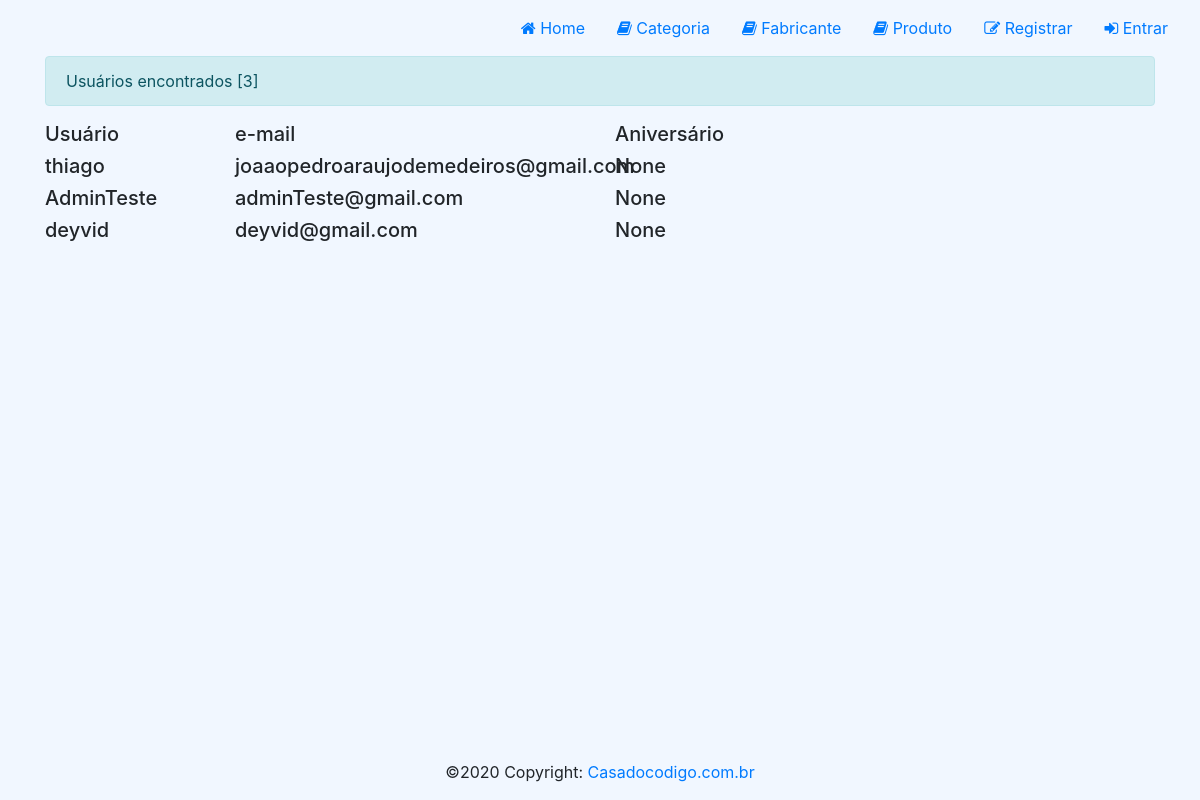
The page /usuario/ on the database as committed earlier.
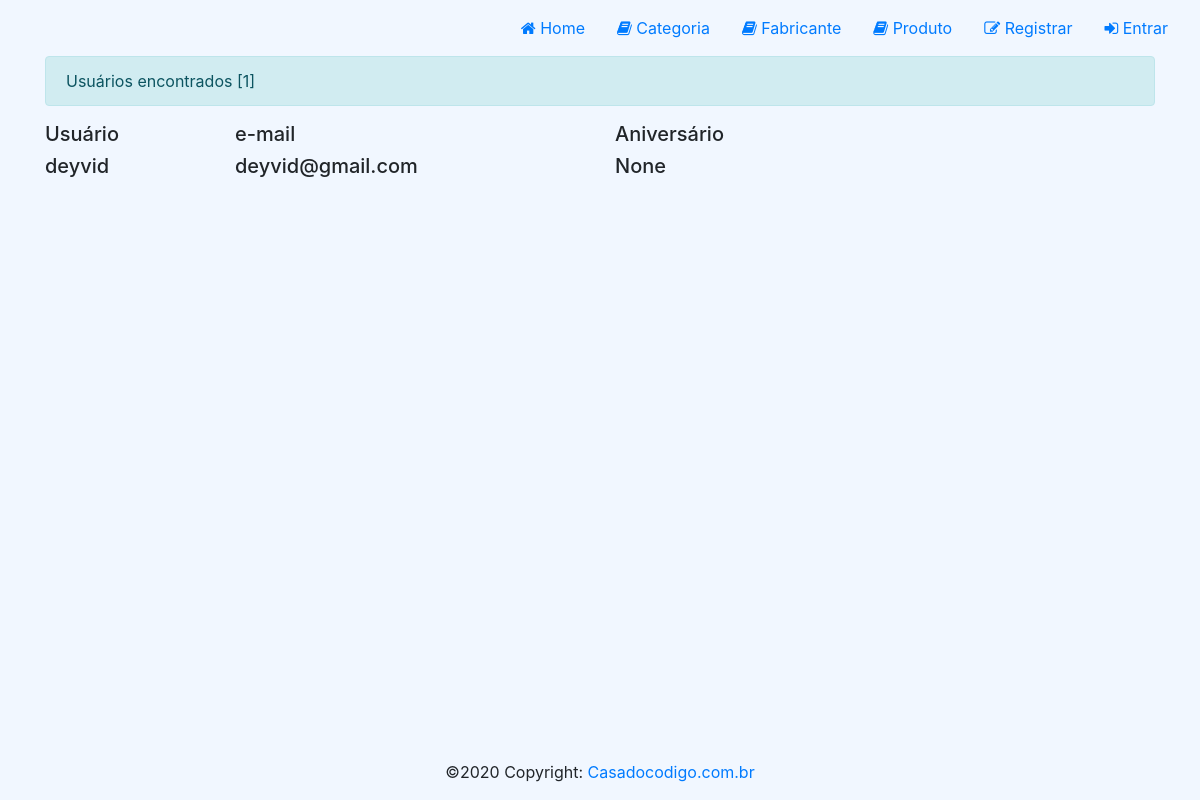
The same page on the database as committed later.
### loja/models/Usuario.py (models this page shows, shortened)
class Usuario(models.Model):
    user = models.OneToOneField(User, on_delete=models.CASCADE)
    perfil = models.IntegerField(choices=((1, 'Admin'), (2, 'Usuario')), default=2)
    aniversario = models.DateField(default=None, null=True, blank=True)
    criado_em = models.DateTimeField(auto_now_add=True)
    alterado_em = models.DateTimeField(auto_now=True)
    token = models.CharField(max_length=255, null=True, blank=True)

### loja/views/UsuarioView.py (the view)
def list_usuario_view(request, id=None):
    usuarios = Usuario.objects.filter(perfil=2)
    return render(request, 'usuario/usuario.html', {'usuarios': usuarios})

### loja/templates/usuario/usuario.html (shortened to what this page needs)
{% extends "base.html" %}
{% load static %}
{% block styles %}
    <link rel="stylesheet" href="{% static 'css/home.css' %}">
{% endblock %}
{% block content %}
    <div id="content">
        <div class="container">
            <div class="alert alert-info">
                Usuários encontrados [{{ usuarios | length }}]
            </div>
            <div class="row">
                <h5 class="col-md-2">Usuário</h5>
                <h5 class="col-md-4">e-mail</h5>
                <h5 class="col-md-3">Aniversário</h5>
            </div>
            {% for usuario in usuarios %}
                <div class="row">
                    <h5 class="col-md-2">{{usuario.user.username}}</h5>
                    <h5 class="col-md-4">{{usuario.user.email}}</h5>
                    <h5 class="col-md-3">{{usuario.aniversario}}</h5>
                </div>
            {% endfor %}
        </div>
    </div>
{% endblock %}

Rows that differ between the two databases and show on the page:
removed Usuario: user.username "thiago", user.email "joaaopedroaraujodemedeiros@gmail.com", aniversario "None"
removed Usuario: user.username "AdminTeste", user.email "adminTeste@gmail.com", aniversario "None"
Other text that changed with them:
{{ usuarios | length }}: "3" → "1"
